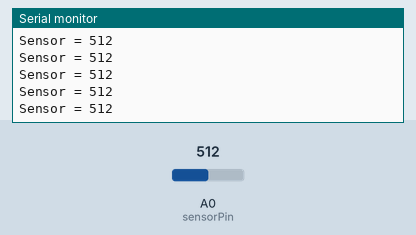
A sketch run on a simulated Arduino Uno, built with avr-gcc and run on an emulated ATmega328P. Shown: the last lines printed to the serial monitor. The test bench sets the inputs (shaded band); at power-on: A0 (sensorPin) = 512.

Above: at 1.2 s.
1.3 s: A0 (sensorPin) set to 716
At 2.1 s:
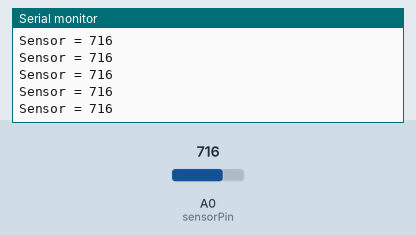
4.3 s: A0 (sensorPin) set to 900
At 5.3 s:
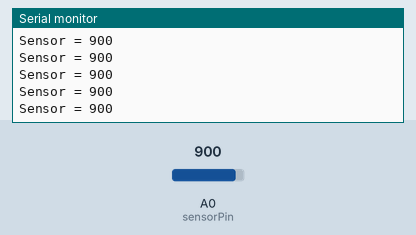
Timing chart, 0 to 7.3 s (numbered marks = the images above; inputs shaded):
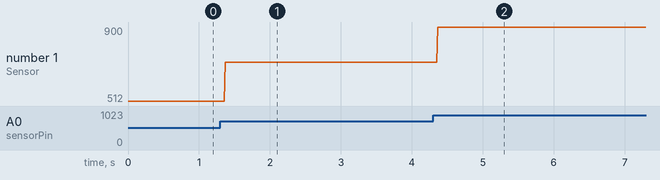

The sketch:

ler_porta_analogica.ino
```cpp
int sensorPin = A0;
int sensorValue = 0;
void setup() {
  Serial.begin(9600);
}
void loop() {
  sensorValue = analogRead(sensorPin);
  Serial.print("Sensor = ");
  Serial.println(sensorValue, DEC);
  delay(1);
}
```

Measured:
- after the input at 1.3 s, the serial monitor: prints a new line after 0.07 s (image 1)
- after the input at 4.3 s, the serial monitor: prints a new line after 0.07 s (image 2)
- plotted number 1: 512 → 716 after the input at 1.3 s, 716 → 900 after the input at 4.3 s
